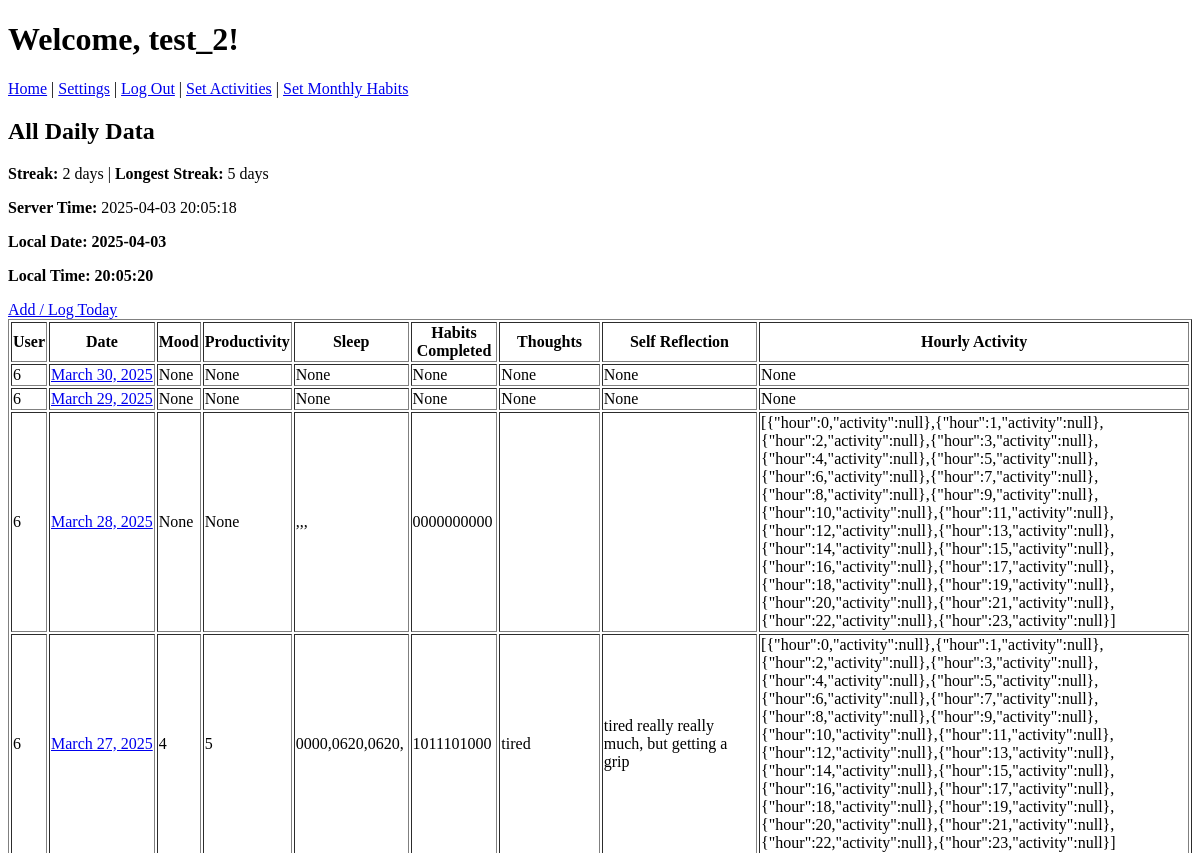
The page / (signed in, upper part) on the database as committed earlier.
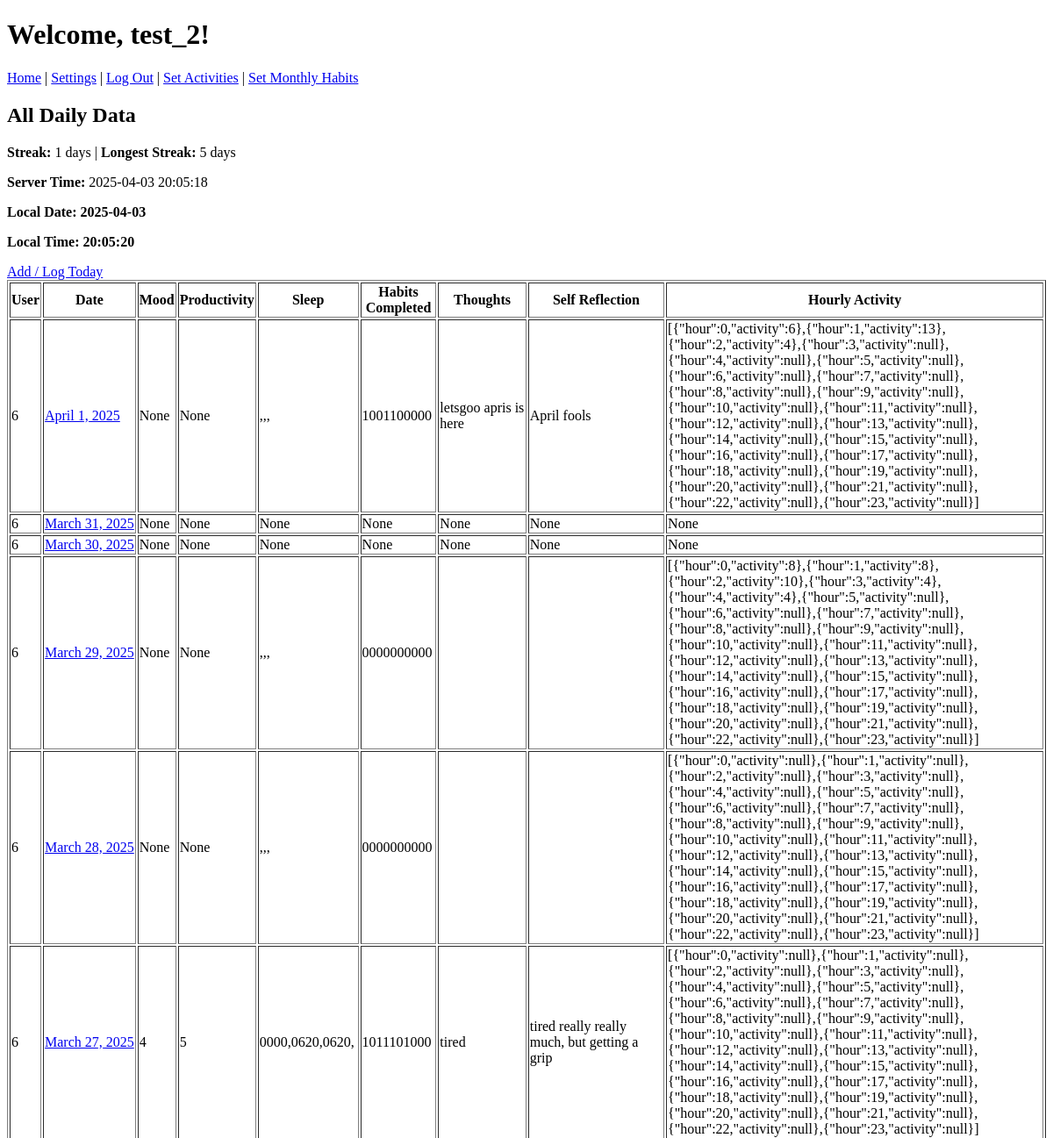
The same page on the database as committed later.
### authapp/models.py (models this page shows, shortened)
class CustomUser(AbstractUser):
    username = models.CharField(
        _('username'),
        max_length=12,
        unique=True,
        help_text=_('Required. 3-12 characters. Letters and digits only.'),
        validators=[
            RegexValidator(
                regex=r'^[A-Za-z0-9]+$',
                message=_('Username can only contain letters and digits.')
            ),
            MinLengthValidator(3, _('Username must have at least 3 characters.')),
            MaxLengthValidator(12, _('Username cannot exceed 12 characters.')),
        ],
        error_messages={
            'unique': _("This username is already taken."),
        },
    )
    first_name = None
    last_name = None
    GENDER_CHOICES = [
        (1, 'Male'),
        (2, 'Female'),
    ]
    preferred_name = models.CharField(max_length=100, blank=True)
    b_day = models.DateField(null=True, blank=True)
    gender = models.IntegerField(choices=GENDER_CHOICES, null=True, blank=True)

### mainpage/models.py (models this page shows, shortened)
class DailyData(models.Model):
    user_id = models.IntegerField()
    date = models.DateField()
    mood_rating = models.IntegerField(null=True, blank=True)
    productivity_score = models.IntegerField(null=True, blank=True)
    sleep = models.TextField(null=True, blank=True)
    habits_completed = models.TextField(null=True, blank=True)
    thoughts = models.TextField(null=True, blank=True)
    self_reflection = models.TextField(null=True, blank=True)
    hourly_activity_logging = models.TextField(null=True, blank=True)
    class Meta:
        unique_together = ("user_id", "date")

### mainpage/views.py (the view)
# urls.py: path('', main_page_view, name='main_page'),
@login_required
def main_page_view(request):
    all_data = DailyData.objects.filter(user_id=request.user.id).order_by('-date')
    streak_obj, _ = Streak.objects.get_or_create(user_id=request.user.id)
    streak_data = streak_obj.streak_data or {}
    server_time = now()
    context = {
        "all_data": all_data,
        "username": request.user.username,
        "current_streak": streak_data.get("current_streak", 0),
        "longest_streak": streak_data.get("longest_streak", 0),
        "server_time": server_time,
    }
    return render(request, 'mainpage/main.html', context)

### mainpage/templates/mainpage/main.html (shortened to what this page needs)
{% extends "authapp/mainpage.html" %}
{% load static %}
{% block content %}
<h2>All Daily Data</h2>
<p><strong>Streak:</strong> {{ current_streak }} days  |
   <strong>Longest Streak:</strong> {{ longest_streak }} days
</p>
<p><strong>Server Time:</strong> {{ server_time|date:"Y-m-d H:i:s" }}</p>
<p id="local-date" style="font-weight:bold;">Date: --</p>
<p id="local-time" style="font-weight:bold;">Time: --:--:--</p>
<a id="log-today-link" href="#">Add / Log Today</a>
<table border="1">
    <tr>
        <th>User</th>
        <th>Date</th>
        <th>Mood</th>
        <th>Productivity</th>
        <th>Sleep</th>
        <th>Habits Completed</th>
        <th>Thoughts</th>
        <th>Self Reflection</th>
        <th>Hourly Activity</th>
    </tr>
    {% for row in all_data %}
    <tr>
        <td>{{ row.user_id }}</td>
        <td style="white-space: nowrap;">
            <a href="{% url 'day_view' year=row.date.year month=row.date.month day=row.date.day %}">
                {{ row.date }}
            </a>
        </td>
        <td>{{ row.mood_rating }}</td>
        <td>{{ row.productivity_score }}</td>
        <td>{{ row.sleep }}</td>
        <td>{{ row.habits_completed }}</td>
        <td>{{ row.thoughts }}</td>
        <td>{{ row.self_reflection }}</td>
        <td>{{ row.hourly_activity_logging }}</td>
    </tr>
    {% empty %}
    <tr>
      <td colspan="9">No records found.</td>
    </tr>
    {% endfor %}
</table>
{% endblock %}

### authapp/templates/authapp/mainpage.html (shortened to what this page needs)
<!DOCTYPE html>
<html lang="en">
<head>
</head>
<body>
    <h1>Welcome, {{ username }}!</h1>
    <nav>
        <p>
            <a href="{% url 'main_page' %}">Home</a> |
            <a href="{% url 'settings' %}">Settings</a> |
            <a href="{% url 'logout' %}">Log Out</a> |
            <a href="{% url 'activity_config_view' %}">Set Activities</a> |
            <a href="{% url 'set_habits' %}">Set Monthly Habits</a>
        </p>
    </nav>
    <main>
        {% block content %}
        {% endblock %}
    </main>
</body>
</html>

Rows that differ between the two databases and show on the page:
added DailyData: user_id "6", date "April 1, 2025", mood_rating "None", productivity_score "None", sleep ",,,", habits_completed "1001100000", thoughts "letsgoo apris is here", self_reflection "April fools", hourly_activity_logging "[{\"hour\":0,\"activity\":6},{\"hour\":1,\"activity\":13},{\"hour\":2,\"activity\":4},{\"hour\":3,\"activity\":null},{\"hour\":4,\"activity\":null},{\"hour\":5,\"activity\":null},{\"hour\":6,\"activity\":null},{\"hour\":7,\"activity\":null},{\"hour\":8,\"activity\":null},{\"hour\":9,\"activity\":null},{\"hour\":10,\"activity\":null},{\"hour\":11,\"activity\":null},{\"hour\":12,\"activity\":null},{\"hour\":13,\"activity\":null},{\"hour\":14,\"activity\":null},{\"hour\":15,\"activity\":null},{\"hour\":16,\"activity\":null},{\"hour\":17,\"activity\":null},{\"hour\":18,\"activity\":null},{\"hour\":19,\"activity\":null},{\"hour\":20,\"activity\":null},{\"hour\":21,\"activity\":null},{\"hour\":22,\"activity\":null},{\"hour\":23,\"activity\":null}]"
added DailyData: user_id "6", date "March 31, 2025", mood_rating "None", productivity_score "None", sleep "None", habits_completed "None", thoughts "None", self_reflection "None", hourly_activity_logging "None"
changed DailyData: sleep "None" → ",,,"; habits_completed "None" → "0000000000"; hourly_activity_logging "None" → "[{\"hour\":0,\"activity\":8},{\"hour\":1,\"activity\":8},{\"hour\":2,\"activity\":10},{\"hour\":3,\"activity\":4},{\"hour\":4,\"activity\":4},{\"hour\":5,\"activity\":null},{\"hour\":6,\"activity\":null},{\"hour\":7,\"activity\":null},{\"hour\":8,\"activity\":null},{\"hour\":9,\"activity\":null},{\"hour\":10,\"activity\":null},{\"hour\":11,\"activity\":null},{\"hour\":12,\"activity\":null},{\"hour\":13,\"activity\":null},{\"hour\":14,\"activity\":null},{\"hour\":15,\"activity\":null},{\"hour\":16,\"activity\":null},{\"hour\":17,\"activity\":null},{\"hour\":18,\"activity\":null},{\"hour\":19,\"activity\":null},{\"hour\":20,\"activity\":null},{\"hour\":21,\"activity\":null},{\"hour\":22,\"activity\":null},{\"hour\":23,\"activity\":null}]"; thoughts "None" → (not shown); self_reflection "None" → (not shown)
Other text that changed with them:
{{ current_streak }}: "2" → "1"
